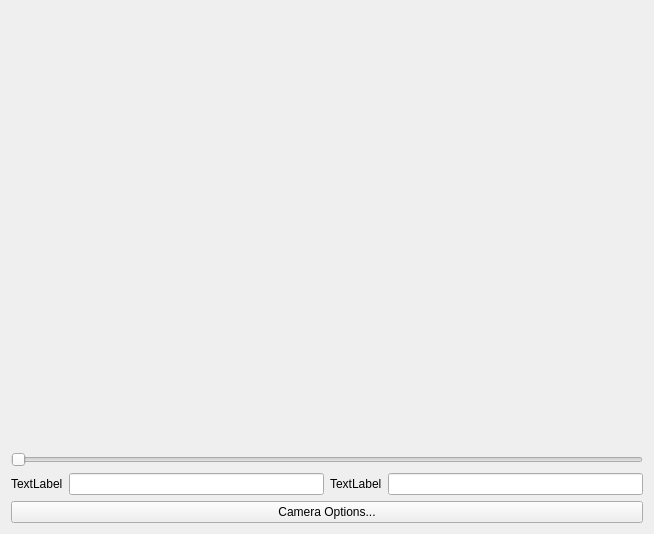
<?xml version="1.0" encoding="UTF-8"?>
<ui version="4.0">
 <class>Form</class>
 <widget class="QWidget" name="Form">
  <property name="geometry">
   <rect>
    <x>0</x>
    <y>0</y>
    <width>654</width>
    <height>534</height>
   </rect>
  </property>
  <property name="windowTitle">
   <string>Camera View ${CAM}</string>
  </property>
  <layout class="QVBoxLayout" name="verticalLayout">
   <item>
    <layout class="QGridLayout" name="gridLayout">
     <item row="2" column="0">
      <layout class="QHBoxLayout" name="horizontalLayout">
       <item>
        <widget class="QLabel" name="label">
         <property name="text">
          <string>TextLabel</string>
         </property>
        </widget>
       </item>
       <item>
        <widget class="PyDMLineEdit" name="PyDMLineEdit">
         <property name="toolTip">
          <string/>
         </property>
        </widget>
       </item>
       <item>
        <widget class="QLabel" name="label_2">
         <property name="text">
          <string>TextLabel</string>
         </property>
        </widget>
       </item>
       <item>
        <widget class="PyDMLineEdit" name="PyDMLineEdit_2">
         <property name="toolTip">
          <string/>
         </property>
        </widget>
       </item>
      </layout>
     </item>
     <item row="0" column="0">
      <widget class="PyDMImageView" name="PyDMImageView">
       <property name="toolTip">
        <string/>
       </property>
       <property name="showUnits" stdset="0">
        <bool>true</bool>
       </property>
       <property name="colorMapMax" stdset="0">
        <double>250000.000000000000000</double>
       </property>
       <property name="colorMap" stdset="0">
        <enum>PyDMImageView::Monochrome</enum>
       </property>
       <property name="normalizeData" stdset="0">
        <bool>true</bool>
       </property>
       <property name="readingOrder" stdset="0">
        <enum>PyDMImageView::Clike</enum>
       </property>
       <property name="imageChannel" stdset="0">
        <string>ca://${CAM}image1:ArrayData</string>
       </property>
       <property name="widthChannel" stdset="0">
        <string>ca://${CAM}image1:ArraySize0_RBV</string>
       </property>
      </widget>
     </item>
     <item row="4" column="0">
      <widget class="PyDMRelatedDisplayButton" name="PyDMRelatedDisplayButton">
       <property name="toolTip">
        <string/>
       </property>
       <property name="text">
        <string>Camera Options...</string>
       </property>
       <property name="displayFilename" stdset="0">
        <string>camera_options.ui</string>
       </property>
       <property name="macros" stdset="0">
        <string/>
       </property>
       <property name="openInNewWindow" stdset="0">
        <bool>true</bool>
       </property>
      </widget>
     </item>
     <item row="1" column="0">
      <widget class="QSlider" name="horizontalSlider">
       <property name="maximum">
        <number>250000</number>
       </property>
       <property name="orientation">
        <enum>Qt::Horizontal</enum>
       </property>
      </widget>
     </item>
    </layout>
   </item>
  </layout>
 </widget>
 <customwidgets>
  <customwidget>
   <class>PyDMImageView</class>
   <extends>QWidget</extends>
   <header>pydm.widgets.image</header>
  </customwidget>
  <customwidget>
   <class>PyDMLineEdit</class>
   <extends>QLineEdit</extends>
   <header>pydm.widgets.line_edit</header>
  </customwidget>
  <customwidget>
   <class>PyDMRelatedDisplayButton</class>
   <extends>QPushButton</extends>
   <header>pydm.widgets.related_display_button</header>
  </customwidget>
 </customwidgets>
 <resources/>
 <connections/>
</ui>
